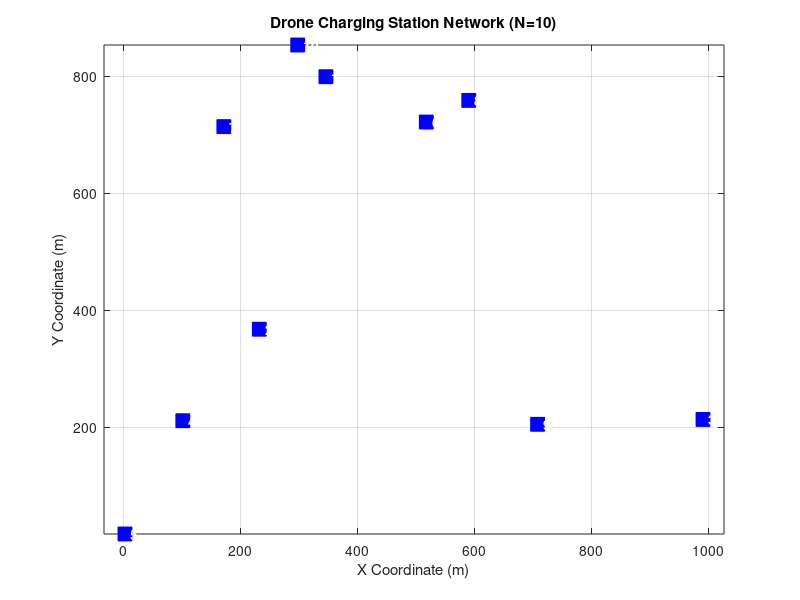

This chart was generated by the following MATLAB code:
%% Drone Network Charging & Queuing Simulator
%
% This script simulates a network of N drone charging stations.
% Drones (M) travel between stations, queue if stations are full,
% and charge before traveling again.
%
% It calculates the average time spent in each state:
% 1. Traveling
% 2. Charging
% 3. Waiting (for a charging spot)
%
clear;
clc;
close all;

%% 1. SIMULATION PARAMETERS
fprintf('Setting up simulation parameters...\n');

% --- Graph and Environment ---
N_NODES = 10;               % Number of charging stations (N)
MAP_SIZE = 1000;            % 2D plane size (e.g., 1000x1000 meters)

% --- Drone Population ---
% We set M > N * CAPACITY to ensure waiting times are significant
M_DRONES = 100;             % Total number of drones in the network

% --- Station & Drone Properties ---
BUFFER_CAPACITY = 3;        % Max drones charging at a station
TRAVEL_SPEED = 15;          % Drone speed (e.g., meters/second)
MIN_CHARGE_TIME = 300;      % Min charge time (e.g., seconds)
MAX_CHARGE_TIME = 500;      % Max charge time (e.g., seconds)

% --- Simulation Runtime ---
SIMULATION_TIME = 20000;    % Total seconds to simulate

%% 2. ENVIRONMENT & GRAPH SETUP
% We create N nodes in a 2D plane. The "graph" is the set of nodes.
% Travel is possible between any two nodes (a complete graph).

node_positions = rand(N_NODES, 2) * MAP_SIZE;

% Calculate the all-pairs distance matrix (Euclidean)
% We use nested loops to do this without the 'pdist' function
distance_matrix = zeros(N_NODES, N_NODES); % Pre-allocate the matrix
for i = 1 : N_NODES
    for j = 1 : N_NODES
        % Find the vector from node i to node j
        delta_vec = node_positions(i, :) - node_positions(j, :);
        
        % Calculate Euclidean distance (length of the vector)
        % This is sqrt( (x2-x1)^2 + (y2-y1)^2 )
        distance_matrix(i, j) = sqrt(sum(delta_vec .^ 2));
    end
end

fprintf('Created %d nodes in a %.0fx%.0f area.\n', N_NODES, MAP_SIZE, MAP_SIZE);

%% 3. SIMULATOR INITIALIZATION

% --- Drone State Initialization ---
% We use a struct array to hold the state of every drone
% Initialize an empty struct
drones(M_DRONES) = struct('id', 0, 'state', 'IDLE', ...
    'location', 0, 'destination', 0, 'origin', 0, ...
    'travel_start_time', 0, 'travel_end_time', 0, ...
    'charge_start_time', 0, 'charge_end_time', 0, ...
    'wait_start_time', 0);

for i = 1:M_DRONES
    drones(i).id = i;
    
    % We'll start all drones in a special 'CHARGE_COMPLETE_PENDING' state
    % This will trigger the "find new mission" logic on the first tick.
    drones(i).state = 'CHARGE_COMPLETE_PENDING';
    drones(i).location = randi(N_NODES); % Start at a random node
    drones(i).destination = NaN;
    drones(i).origin = NaN;
    drones(i).travel_start_time = NaN;
    drones(i).travel_end_time = NaN;
    drones(i).charge_start_time = NaN;
    drones(i).charge_end_time = NaN;
    drones(i).wait_start_time = NaN;
end

% --- Station State Initialization ---
% station_buffers(i) = current number of drones charging at node i
station_buffers = zeros(N_NODES, 1);

% waiting_queues{i} = a list (vector) of drone IDs waiting at node i
waiting_queues = cell(N_NODES, 1);
for i = 1:N_NODES
    waiting_queues{i} = []; % Initialize all queues as empty
end

% --- Metric Accumulators ---
total_travel_time = 0;
num_travel_legs = 0;
total_charge_time = 0;
num_charge_sessions = 0;
total_wait_time = 0;
num_wait_sessions = 0;


%% 4. RUN SIMULATION
fprintf('Simulation starting for %d time steps...\n', SIMULATION_TIME);
tic;

for t = 1 : SIMULATION_TIME
    
    % --- 4.1. Update drones based on time (Travel->Arrive, Charge->Done) ---
    % Check for events that finish *at* time t
    
    for i = 1 : M_DRONES
        switch drones(i).state
            case 'TRAVELING'
                if t >= drones(i).travel_end_time
                    % Drone has arrived at its destination
                    drones(i).state = 'ARRIVED_PENDING';
                    drones(i).location = drones(i).destination; % Set new location
                    
                    % Accumulate travel stats
                    travel_duration = drones(i).travel_end_time - drones(i).travel_start_time;
                    total_travel_time = total_travel_time + travel_duration;
                    num_travel_legs = num_travel_legs + 1;
                end
                
            case 'CHARGING'
                if t >= drones(i).charge_end_time
                    % Drone has finished charging
                    drones(i).state = 'CHARGE_COMPLETE_PENDING';
                    
                    % Free up the buffer spot at this station
                    current_node = drones(i).location;
                    station_buffers(current_node) = station_buffers(current_node) - 1;
                    
                    % Accumulate charging stats
                    charge_duration = drones(i).charge_end_time - drones(i).charge_start_time;
                    total_charge_time = total_charge_time + charge_duration;
                    num_charge_sessions = num_charge_sessions + 1;
                end
        end
    end % end drone update loop
    
    
    % --- 4.2. Process state changes (Arrived->Charge/Wait, Done->Travel) ---
    % Handle all drones that just changed state
    
    for i = 1 : M_DRONES
        switch drones(i).state
            case 'ARRIVED_PENDING'
                current_node = drones(i).location;
                if station_buffers(current_node) < BUFFER_CAPACITY
                    % Space available! Start charging.
                    drones(i).state = 'CHARGING';
                    drones(i).charge_start_time = t;
                    % Assign a random charge time
                    charge_duration = randi([MIN_CHARGE_TIME, MAX_CHARGE_TIME]);
                    drones(i).charge_end_time = t + charge_duration;
                    
                    % Occupy buffer spot
                    station_buffers(current_node) = station_buffers(current_node) + 1;
                else
                    % No space. Start waiting.
                    drones(i).state = 'WAITING';
                    drones(i).wait_start_time = t;
                    % Add this drone's ID to the end of the node's queue
                    waiting_queues{current_node} = [waiting_queues{current_node}, i];
                end
                
            case 'CHARGE_COMPLETE_PENDING'
                % Assign a new, random travel mission
                current_node = drones(i).location;
                
                % Find a new destination that is not the current node
                new_destination = current_node;
                while new_destination == current_node
                    new_destination = randi(N_NODES);
                end
                
                % Calculate travel time
                dist = distance_matrix(current_node, new_destination);
                % Ensure travel time is at least 1 time step
                travel_duration = max(1, round(dist / TRAVEL_SPEED)); 
                
                % Set drone to 'TRAVELING'
                drones(i).state = 'TRAVELING';
                drones(i).origin = current_node;
                drones(i).destination = new_destination;
                drones(i).travel_start_time = t;
                drones(i).travel_end_time = t + travel_duration;
                drones(i).location = NaN; % In transit, not at any node
        end
    end % end state processing loop

    
    % --- 4.3. Process waiting queues (Wait->Charge) ---
    % Check all stations for open spots and waiting drones
    
    for n = 1 : N_NODES
        % While there is space AND there are drones waiting at this node
        while station_buffers(n) < BUFFER_CAPACITY && ~isempty(waiting_queues{n})
            
            % Get the first drone from the queue (FIFO)
            drone_id_to_charge = waiting_queues{n}(1);
            waiting_queues{n}(1) = []; % Remove from queue
            
            % Update drone state
            drones(drone_id_to_charge).state = 'CHARGING';
            drones(drone_id_to_charge).charge_start_time = t;
            charge_duration = randi([MIN_CHARGE_TIME, MAX_CHARGE_TIME]);
            drones(drone_id_to_charge).charge_end_time = t + charge_duration;
            
            % Occupy buffer spot
            station_buffers(n) = station_buffers(n) + 1;
            
            % Accumulate waiting stats
            wait_duration = t - drones(drone_id_to_charge).wait_start_time;
            total_wait_time = total_wait_time + wait_duration;
            num_wait_sessions = num_wait_sessions + 1;
        end
    end % end queue processing
    
    % --- Progress Report ---
    if mod(t, 2000) == 0
        fprintf('Time step %d / %d (%.0f%% complete)\n', t, SIMULATION_TIME, (t/SIMULATION_TIME)*100);
    end
    
end % end main simulation loop

sim_duration = toc;
fprintf('Simulation finished in %.2f seconds.\n\n', sim_duration);

%% 5. CALCULATE & DISPLAY RESULTS
fprintf('--- Simulation Results ---\n\n');

% Calculate averages, handling division by zero if an event never happened
if num_travel_legs > 0
    avg_travel_time = total_travel_time / num_travel_legs;
else
    avg_travel_time = 0;
end

if num_charge_sessions > 0
    avg_charge_time = total_charge_time / num_charge_sessions;
else
    avg_charge_time = 0;
end

if num_wait_sessions > 0
    avg_wait_time = total_wait_time / num_wait_sessions;
else
    avg_wait_time = 0;
end

fprintf('Total Simulation Time: %d seconds\n', SIMULATION_TIME);
fprintf('Total Drones: %d\n', M_DRONES);
fprintf('Total Stations: %d\n', N_NODES);
fprintf('Station Capacity: %d\n\n', BUFFER_CAPACITY);

fprintf('--- Averages per Event ---\n');
fprintf('Average Travel Time:   %.2f seconds (based on %d legs)\n', avg_travel_time, num_travel_legs);
fprintf('Average Charging Time: %.2f seconds (based on %d sessions)\n', avg_charge_time, num_charge_sessions);
fprintf('Average Waiting Time:  %.2f seconds (based on %d waits)\n', avg_wait_time, num_wait_sessions);

%% 6. VISUALIZATION
% A simple plot showing the layout of the charging stations

figure;
plot(node_positions(:,1), node_positions(:,2), 'bs', ...
    'MarkerFaceColor', 'b', 'MarkerSize', 10);
title(sprintf('Drone Charging Station Network (N=%d)', N_NODES));
xlabel('X Coordinate (m)');
ylabel('Y Coordinate (m)');
grid on;
axis equal;
hold on;

% Label the nodes
for i = 1:N_NODES
    text(node_positions(i,1) + MAP_SIZE*0.01, ...
         node_positions(i,2), ...
         num2str(i), 'Color', 'w', 'FontWeight', 'bold');
end
hold off;